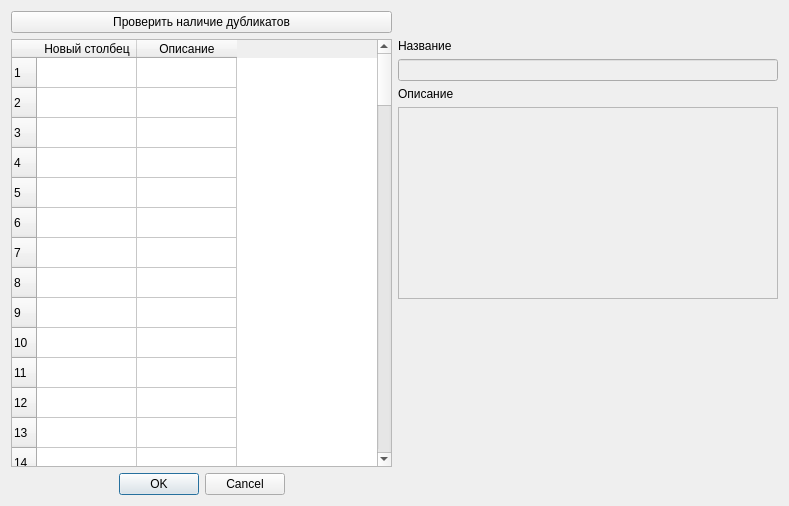
<?xml version="1.0" encoding="UTF-8"?>
<ui version="4.0">
 <class>GlossaryDialog</class>
 <widget class="QDialog" name="GlossaryDialog">
  <property name="geometry">
   <rect>
    <x>0</x>
    <y>0</y>
    <width>789</width>
    <height>506</height>
   </rect>
  </property>
  <property name="windowTitle">
   <string>Глоссарий</string>
  </property>
  <layout class="QGridLayout" name="gridLayout">
   <item row="1" column="0" rowspan="6">
    <widget class="QTableWidget" name="glossaryTable">
     <property name="sortingEnabled">
      <bool>false</bool>
     </property>
     <property name="rowCount">
      <number>100</number>
     </property>
     <property name="columnCount">
      <number>2</number>
     </property>
     <row/>
     <row/>
     <row/>
     <row/>
     <row/>
     <row/>
     <row/>
     <row/>
     <row/>
     <row/>
     <row/>
     <row/>
     <row/>
     <row/>
     <row/>
     <row/>
     <row/>
     <row/>
     <row/>
     <row/>
     <row/>
     <row/>
     <row/>
     <row/>
     <row/>
     <row/>
     <row/>
     <row/>
     <row/>
     <row/>
     <row/>
     <row/>
     <row/>
     <row/>
     <row/>
     <row/>
     <row/>
     <row/>
     <row/>
     <row/>
     <row/>
     <row/>
     <row/>
     <row/>
     <row/>
     <row/>
     <row/>
     <row/>
     <row/>
     <row/>
     <row/>
     <row/>
     <row/>
     <row/>
     <row/>
     <row/>
     <row/>
     <row/>
     <row/>
     <row/>
     <row/>
     <row/>
     <row/>
     <row/>
     <row/>
     <row/>
     <row/>
     <row/>
     <row/>
     <row/>
     <row/>
     <row/>
     <row/>
     <row/>
     <row/>
     <row/>
     <row/>
     <row/>
     <row/>
     <row/>
     <row/>
     <row/>
     <row/>
     <row/>
     <row/>
     <row/>
     <row/>
     <row/>
     <row/>
     <row/>
     <row/>
     <row/>
     <row/>
     <row/>
     <row/>
     <row/>
     <row/>
     <row/>
     <row/>
     <row/>
     <column>
      <property name="text">
       <string>Новый столбец</string>
      </property>
     </column>
     <column>
      <property name="text">
       <string>Описание</string>
      </property>
     </column>
    </widget>
   </item>
   <item row="1" column="1">
    <widget class="QLabel" name="label">
     <property name="text">
      <string>Название</string>
     </property>
    </widget>
   </item>
   <item row="2" column="1">
    <widget class="QLineEdit" name="nameEdit">
     <property name="enabled">
      <bool>false</bool>
     </property>
    </widget>
   </item>
   <item row="3" column="1">
    <widget class="QLabel" name="label_2">
     <property name="text">
      <string>Описание</string>
     </property>
    </widget>
   </item>
   <item row="4" column="1" rowspan="2">
    <widget class="QTextEdit" name="descriptionEdit">
     <property name="enabled">
      <bool>false</bool>
     </property>
    </widget>
   </item>
   <item row="7" column="0">
    <widget class="QDialogButtonBox" name="buttonBox">
     <property name="orientation">
      <enum>Qt::Horizontal</enum>
     </property>
     <property name="standardButtons">
      <set>QDialogButtonBox::Cancel|QDialogButtonBox::Ok</set>
     </property>
     <property name="centerButtons">
      <bool>true</bool>
     </property>
    </widget>
   </item>
   <item row="6" column="1">
    <spacer name="verticalSpacer">
     <property name="orientation">
      <enum>Qt::Vertical</enum>
     </property>
     <property name="sizeHint" stdset="0">
      <size>
       <width>20</width>
       <height>40</height>
      </size>
     </property>
    </spacer>
   </item>
   <item row="0" column="0">
    <widget class="QPushButton" name="checkDublicatesButton">
     <property name="text">
      <string>Проверить наличие дубликатов</string>
     </property>
    </widget>
   </item>
  </layout>
 </widget>
 <resources/>
 <connections>
  <connection>
   <sender>buttonBox</sender>
   <signal>accepted()</signal>
   <receiver>GlossaryDialog</receiver>
   <slot>accept()</slot>
   <hints>
    <hint type="sourcelabel">
     <x>248</x>
     <y>254</y>
    </hint>
    <hint type="destinationlabel">
     <x>157</x>
     <y>274</y>
    </hint>
   </hints>
  </connection>
  <connection>
   <sender>buttonBox</sender>
   <signal>rejected()</signal>
   <receiver>GlossaryDialog</receiver>
   <slot>reject()</slot>
   <hints>
    <hint type="sourcelabel">
     <x>316</x>
     <y>260</y>
    </hint>
    <hint type="destinationlabel">
     <x>286</x>
     <y>274</y>
    </hint>
   </hints>
  </connection>
 </connections>
</ui>
